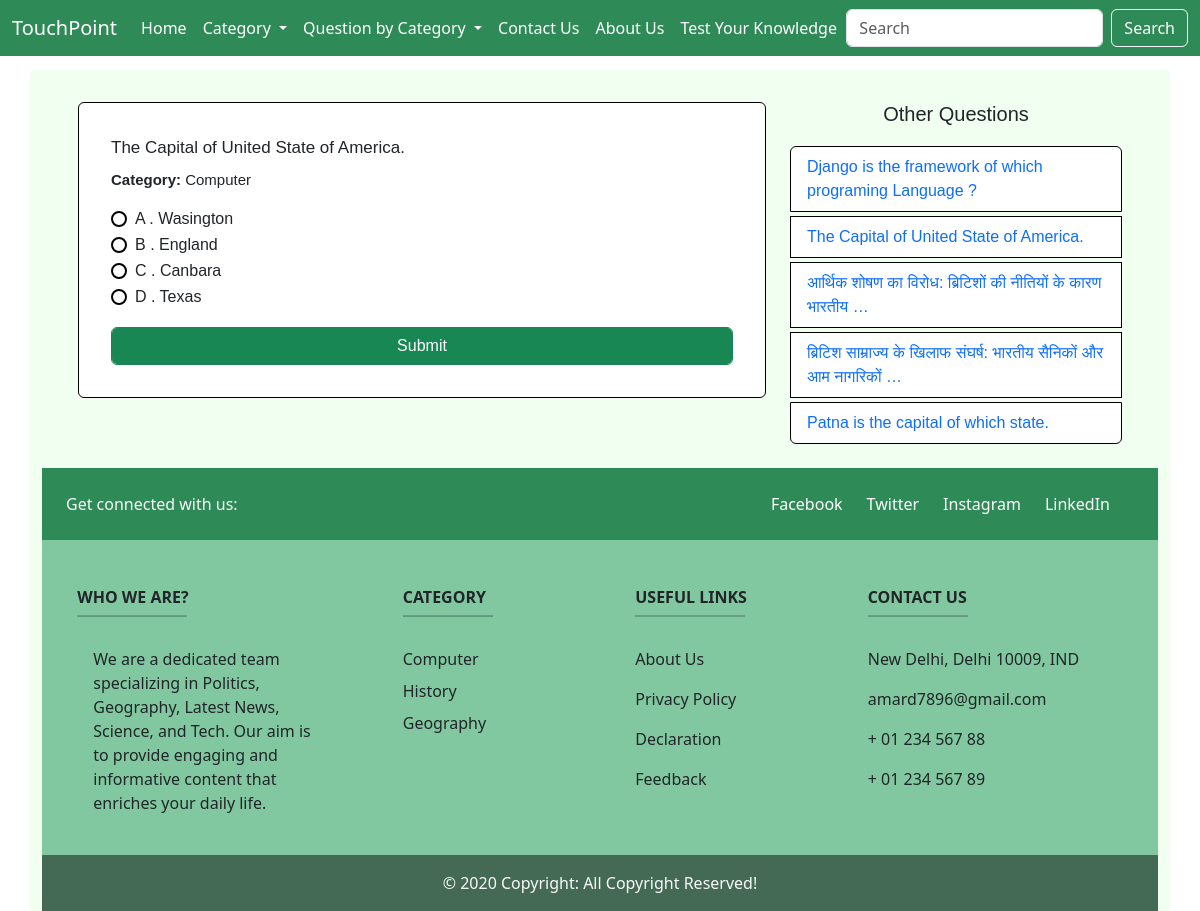
Screenshot of /question/dab83e68-3aee-4986-be4e-dbb72ffae24d/ with the database file from the repository.
### blogs/models.py (models this page shows, shortened)
class BaseClass(models.Model):
    uid = models.UUIDField(primary_key=True, default=uuid.uuid4)
    class Meta:
        abstract=True

class MCQ_Question(BaseClass):
    question = models.TextField(max_length=300)
    catogery = models.ForeignKey(Catogery,on_delete=models.CASCADE,related_name='ques')
    option1 = models.CharField(max_length=50)
    option2 = models.CharField(max_length=50)
    option3 = models.CharField(max_length=50)
    option4 = models.CharField(max_length=50)
    correct_ans = models.CharField(max_length=50)
    explanation = models.TextField(max_length=1000)
    slug = models.SlugField(default='',null=False)

class Catogery(BaseClass):
    name = models.CharField(max_length=50,null=False,unique=True)
    slug = models.SlugField(default='',null=False)
    def __str__(self):
        return f'{self.name}'

### blogs/views.py (the view)
# urls.py: path('question/<uuid:uid>/', views.QuizDiscussion, name='ansthequestion'),
def QuizDiscussion(request, uid):
    ans = get_object_or_404(MCQ_Question, uid=uid)
    all_mcq = MCQ_Question.objects.all()
    cat_manu = Catogery.objects.all()
    obje = MCQ_Question.objects.exclude(uid=ans.uid)
    options = [ans.option1, ans.option2, ans.option3, ans.option4]
    random.shuffle(options)
    correct_answer_position = options.index(ans.correct_ans)
    next_question = random.choice(all_mcq)  # This will give 0 for option1, 1 for option2, etc.
    if 'attempted_questions' not in request.session:
        request.session['attempted_questions'] = 0
        request.session['correct_answers'] = 0
        request.session['incorrect_answers'] = 0
    data = {
        'ans': ans,
        'next_question': next_question,
        'options': options,
        'correct_answer_position': correct_answer_position,
        'random_question': random.sample(list(all_mcq), min(5, len(all_mcq))),
        'cat_manu': cat_manu,
        'obje': obje
    }
    return render(request, 'mcq/quiz-descussion.html', data)

### templates/mcq/quiz-descussion.html (shortened to what this page needs)
{% extends 'header&footer/base.html' %}
{% block content %}
<head>
</head>
<div class="row my-4 mx-4">
    <div class="col-md-8 mb-3">
        <div class="card" style="border: 1px solid black;">
            <div class="card-body mx-3 my-3">
                <p style="font-size: 17px;" class="card-title">{{ ans.question }}</p>
                <p style="font-size: 15px;"><strong>Category:</strong> {{ ans.catogery }}</p>
                <form id="quizForm">
                    {% for option in options %}
                        <div class="form-check">
                            <input class="form-check-input custom-radio" type="radio" name="mcq_option" id="option{{ forloop.counter }}" data-answer="{{ forloop.counter0 }}" value="{{ option }}" />
                            <label class="form-check-label" for="option{{ forloop.counter }}">
                                {% if forloop.counter == 1 %}A{% elif forloop.counter == 2 %}B{% elif forloop.counter == 3 %}C{% elif forloop.counter == 4 %}D{% endif %}
                                . {{ option }}
                            </label>
                        </div>
                    {% endfor %}
                </form>
                <button type="button" id="submitBtn" class="btn btn-success form-control mt-3">Submit</button>
            </div>
        </div>
    </div>
    <div class="col-md-4">
        <h5 class="mb-3 text-center">Other Questions</h5>
        <ul class="list-group">
            {% for question in random_question %}
                <li class="list-group-item mt-1" style="border: 1px solid black;">
                    <a href="{% url 'ansthequestion' question.uid %}" class="text-decoration-none">{{ question.question|truncatewords:10 }}</a>
                </li>
            {% endfor %}
        </ul>
    </div>
</div>
{% endblock %}

### templates/header&footer/base.html (shortened to what this page needs)
<!doctype html>
<html lang="en">
{% load static %}
<head>
    <link rel="stylesheet" href="{% static 'css/bootstrap.min.css' %}">
    <link rel="stylesheet" href="{% static 'css/additional-css.css' %}">
</head>
<body>
    <nav class="navbar navbar-expand-lg" style="background-color: #2E8B57;">
        <div class="container-fluid">
            <a class="navbar-brand text-white" id="how1" id="brand" href="{% url 'home' %}">TouchPoint</a>
            <div class="collapse navbar-collapse" id="navbarSupportedContent">
                <ul class="navbar-nav me-auto mb-2 mb-lg-0">
                    <li class="nav-item">
                        <a class="nav-link text-white {% if request.path == '/' %}active{% endif %}" aria-current="page"
                            href="{% url 'home' %}" id="how1">Home</a>
                    </li>
                    <li class="nav-item dropdown">
                        <a class="nav-link dropdown-toggle text-white" href="#" role="button" data-bs-toggle="dropdown"
                            aria-expanded="false" id="how1">
                            Category
                        </a>
                    </li>
                    <li class="nav-item dropdown">
                        <a class="nav-link dropdown-toggle text-white" href="#" role="button" data-bs-toggle="dropdown"
                            aria-expanded="false" id="how1">
                            Question by Category
                        </a>
                    </li>
                    <li class="nav-item">
                        <a class="nav-link text-white {% if request.path == '/contact/' %}active{% endif %}"
                            aria-current="page" href="{% url 'contact' %}" id="how1">Contact Us</a>
                    </li>
                    <li class="nav-item">
                        <a class="nav-link text-white {% if request.path == '/about/' %}active{% endif %}"
                            aria-current="page" href="{% url 'about' %}" id="how1">About Us</a>
                    </li>
                    <li class="nav-item">
                        <a class="nav-link text-white {% if request.path == '/quiz-list/' %}active{% endif %}"
                            aria-current="page" href="{% url 'quiz-list' %}" id="how1">Test Your Knowledge</a>
                    </li>
                </ul>
                <form class="d-flex" role="search" method="POST" action="{% url 'searched-key' %}">
                    <input class="form-control me-2" name="search" type="search" placeholder="Search"
                        aria-label="Search">
                    <button class="btn btn-outline-light text-white" type="submit">Search</button>
                </form>
            </div>
        </div>
    </nav>
    <div class="container" style="background-color: #F0FFF0; border-radius: 4px; margin-top: 70px;">
        <div class="pt-2">
            <div style="margin-top: 5px; font-family: sans-serif;">
                {% block content %}
                {% endblock %}
            </div>
        </div>
        <div class="mt-4">
            <footer class="text-center text-lg-start text-dark" style="background-color: #81c8a0;">
                <section class="d-flex justify-content-between align-items-center p-4"
                    style="background-color: #2E8B57;">
                    <div class="me-5 text-center text-lg-start mb-3 mb-lg-0">
                        <p class="mb-0 text-light">Get connected with us:</p>
                    </div>
                    <div>
                        <ul class="list-unstyled d-flex flex-column flex-lg-row justify-content-center mb-0">
                            <li class="mb-2 mb-lg-0 me-4">
                                <a href="https://www.facebook.com/" class="text-white text-decoration-none" target="_blank">
                                     Facebook
                                </a>
                            </li>
                            <li class="mb-2 mb-lg-0 me-4">
                                <a href="https://twitter.com/" class="text-white text-decoration-none" target="_blank">
                                     Twitter
                                </a>
                            </li>
                            <li class="mb-2 mb-lg-0 me-4">
                                <a href="https://www.instagram.com/invites/contact/?igsh=1qs36mg4p1k67&utm_content=w1vv9wj" class="text-white text-decoration-none" target="_blank">
                                     Instagram
                                </a>
                            </li>
                            <li class="mb-2 mb-lg-0 me-4">
                                <a href="https://www.linkedin.com/in/" class="text-white text-decoration-none" target="_blank">
                                     LinkedIn
                                </a>
                            </li>
                        </ul>
                    </div>
                </section>
                <section class="">
                    <div class="container text-center text-md-start mt-5">
                        <div class="row mt-3">
                            <div class="col-md-3 col-lg-4 col-xl-3 mx-auto mb-4">
                                <h6 class="text-uppercase fw-bold">Who We are?</h6>
                                <hr class="mb-4 mt-0 d-inline-block mx-auto"
                                    style="width: 110px; background-color: #0a090f; height: 2px" />
                                <p class="ms-3 me-3 text-justify">
                                    We are a dedicated team specializing in Politics, Geography, Latest News, Science,
                                    and Tech. Our aim is to provide engaging and informative content that enriches your
                                    daily life.
                                </p>
                            </div>
                            <div class="col-md-2 col-lg-2 col-xl-2 mx-auto mb-4">
                                <h6 class="text-uppercase fw-bold">Category</h6>
                                <hr class="mb-4 mt-0 d-inline-block mx-auto"
                                    style="width: 90px; background-color: #0a0614; height: 2px" />
                                <ul class="no-bullets">
                                    {% for category in cat_manu|slice:":5" %}
                                    <li class="mb-2"><a class="text-dark text-decoration-none"
                                            href="{% url 'category' category.slug %}">{{ category }}</a></li>
                                    {% endfor %}
                                </ul>
                            </div>
                            <div class="col-md-3 col-lg-2 col-xl-2 mx-auto mb-4">
                                <h6 class="text-uppercase fw-bold">Useful links</h6>
                                <hr class="mb-4 mt-0 d-inline-block mx-auto bg-dark"
                                    style="width: 110px; height: 2px" />
                                <p>
                                    <a href="{% url 'about' %}" class="text-dark text-decoration-none">About Us</a>
                                </p>
                                <p>
                                    <a href="{% url 'privacyandpolicy' %}"
                                        class="text-dark text-decoration-none">Privacy Policy</a>
                                </p>
                                <p>
                                    <a href="{% url 'declaration' %}"
                                        class="text-dark text-decoration-none">Declaration</a>
                                </p>
                                <p>
                                    <a href="{% url 'feedback' %}" class="text-dark text-decoration-none">Feedback</a>
                                </p>
                            </div>
                            <div class="col-md-4 col-lg-3 col-xl-3 mx-auto mb-md-0 mb-4">
                                <h6 class="text-uppercase fw-bold"><a class="text-decoration-none text-dark"
                                        href="{% url 'contact' %}">Contact Us</a></h6>
                                <hr class="mb-4 mt-0 d-inline-block mx-auto"
                                    style="width: 100px; background-color: #0d0b14; height: 2px" />
                                <p> New Delhi, Delhi 10009, IND</p>
                                <p><a href="mailto:amard7896@gmail.com"
                                        class="text-decoration-none text-dark">amard7896@gmail.com</a></p>
                                <p><a href="tel:+916206506449" class="text-decoration-none text-dark"> + 01 234 567
                                        88</a></p>
                                <p><a href="tel:+916206506449" class="text-decoration-none text-dark"> + 01 234 567
                                        89</a></p>
                            </div>
                        </div>
                    </div>
                </section>
                <div class="text-center p-3 text-light" style="background-color: rgba(2, 2, 2, 0.474)">
                    © 2020 Copyright: All Copyright Reserved!
                </div>
            </footer>
        </div>
    </div>
</body>
</html>

### static/css/additional-css.css (style rules this page uses)
.no-bullets { list-style-type: none; padding: 0; margin: 0; }
.navbar { position: fixed; top: 0; left: 0; width: 100%; z-index: 1000; }
.navbar-collapse { transition: all 0.7s; }

### templates/mcq/quiz-descussion.html (style rules this page uses)
.custom-radio { border: 2px solid black; }

### rows the page displays
MCQ_Question: question "The Capital of United State of America.", catogery "Computer", options "Wasington" "England" "Canbara" "Texas"
MCQ_Question: question "Django is the framework of which programing Language ?"
MCQ_Question: question "आर्थिक शोषण का विरोध: ब्रिटिशों की नीतियों के कारण भारतीय …"
MCQ_Question: question "ब्रिटिश साम्राज्य के खिलाफ संघर्ष: भारतीय सैनिकों और आम नागरिकों …"
MCQ_Question: question "Patna is the capital of which state."
Catogery: name "Computer"
Catogery: name "History"
Catogery: name "Geography"
